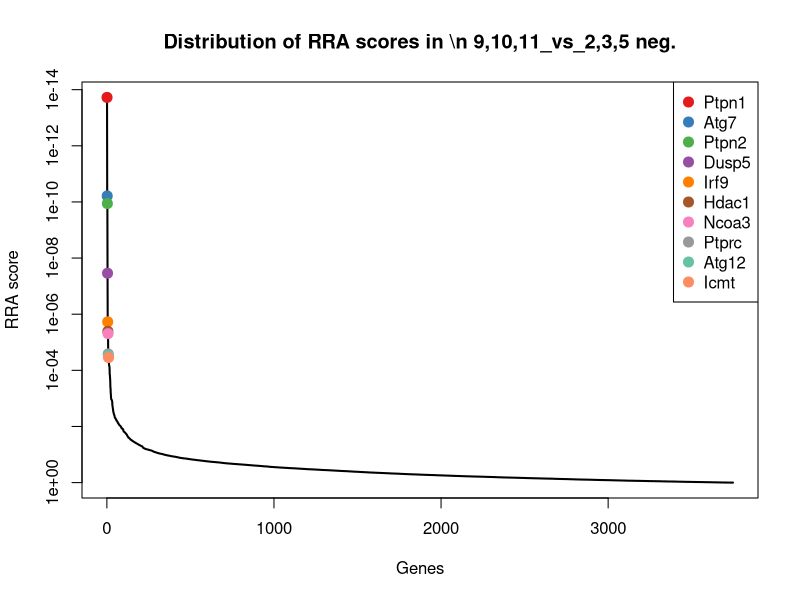
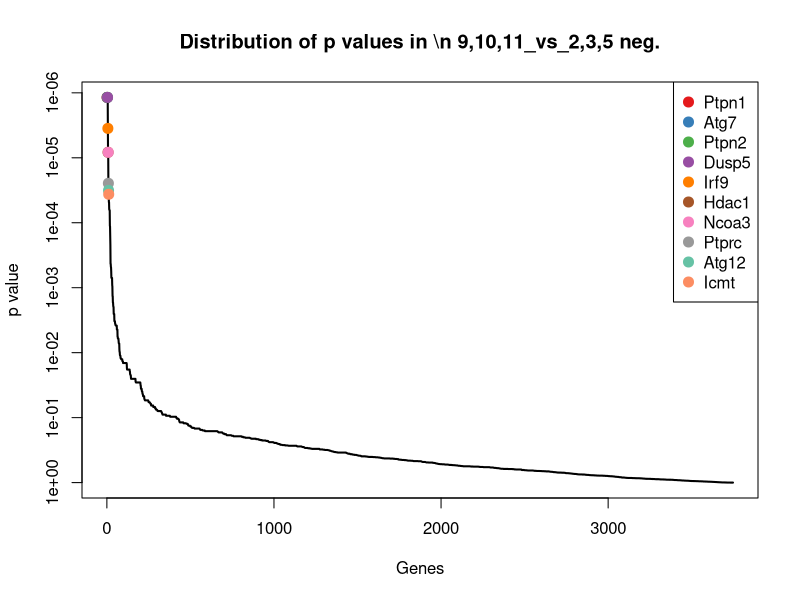
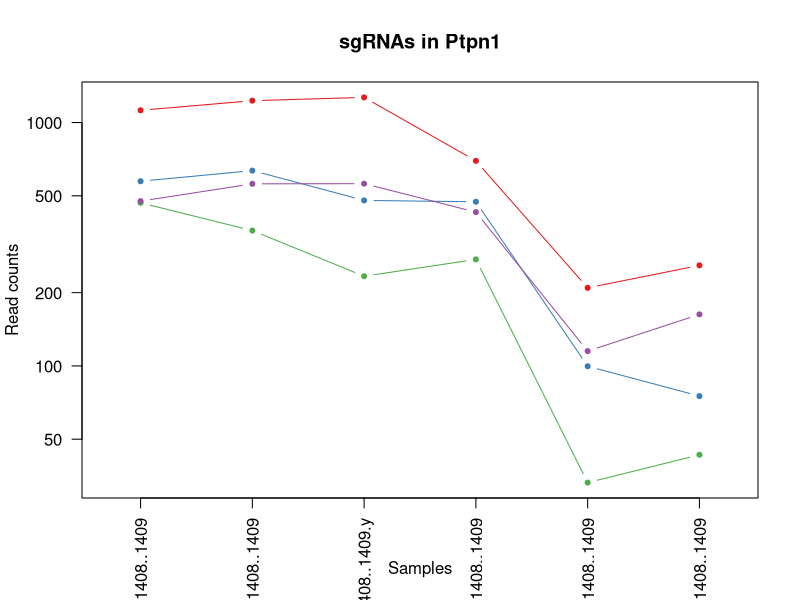
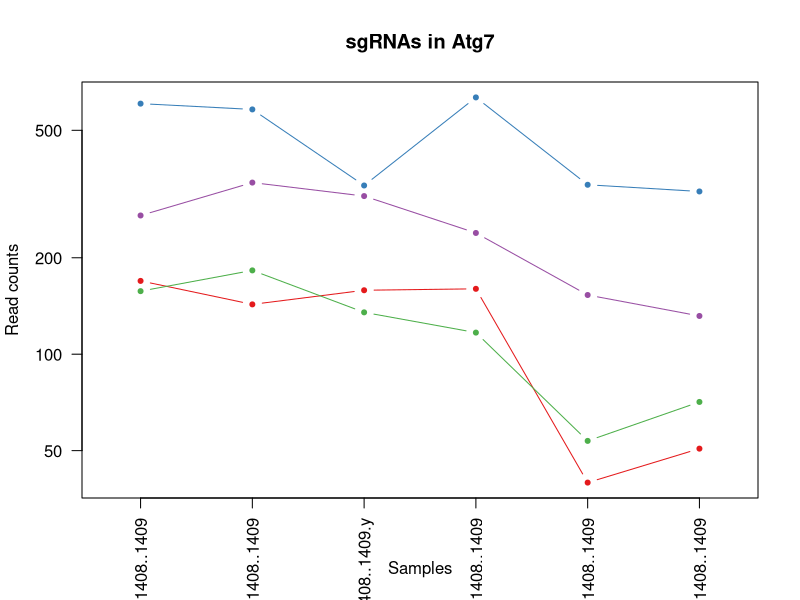
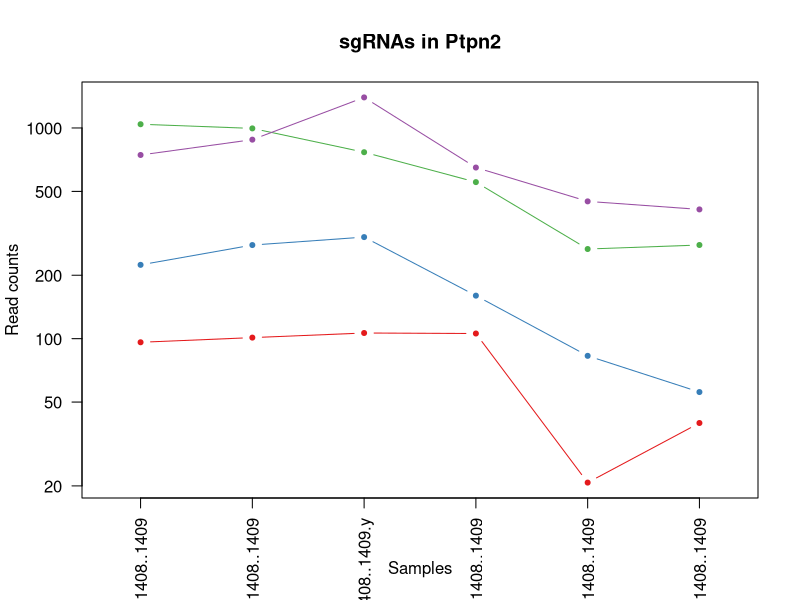
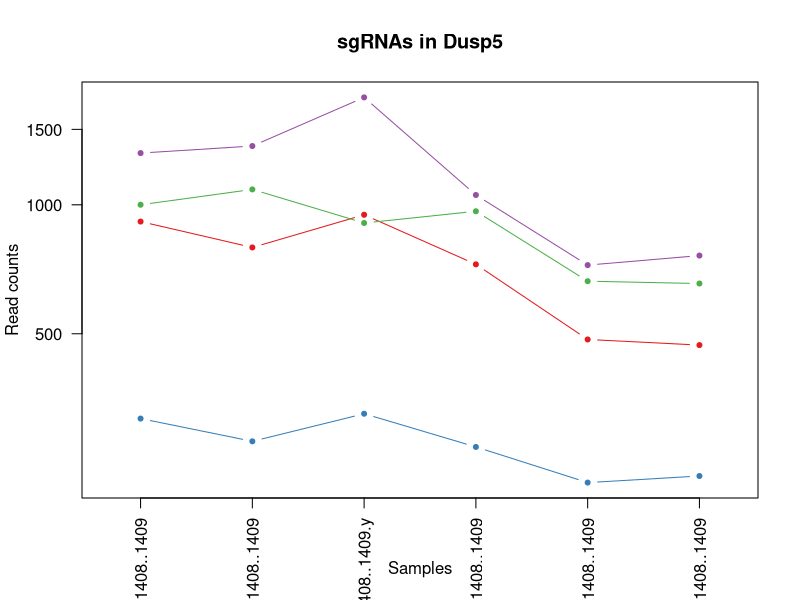
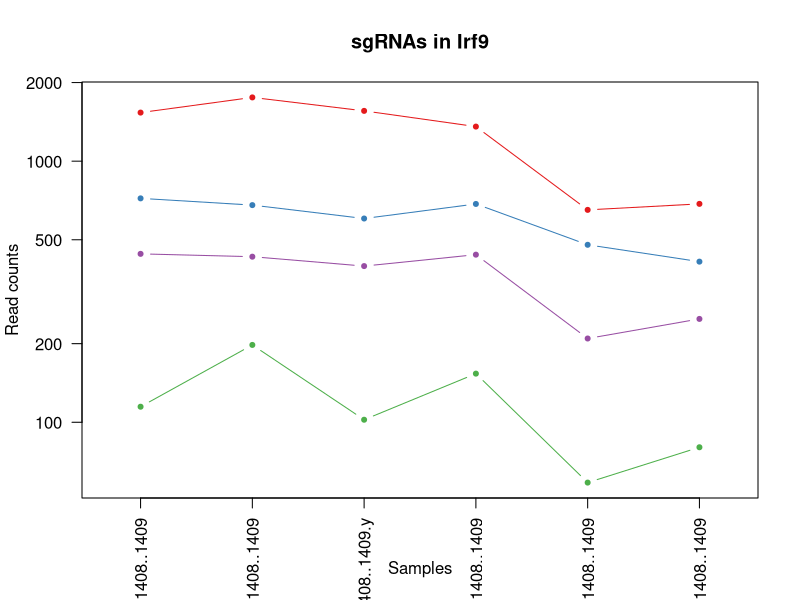
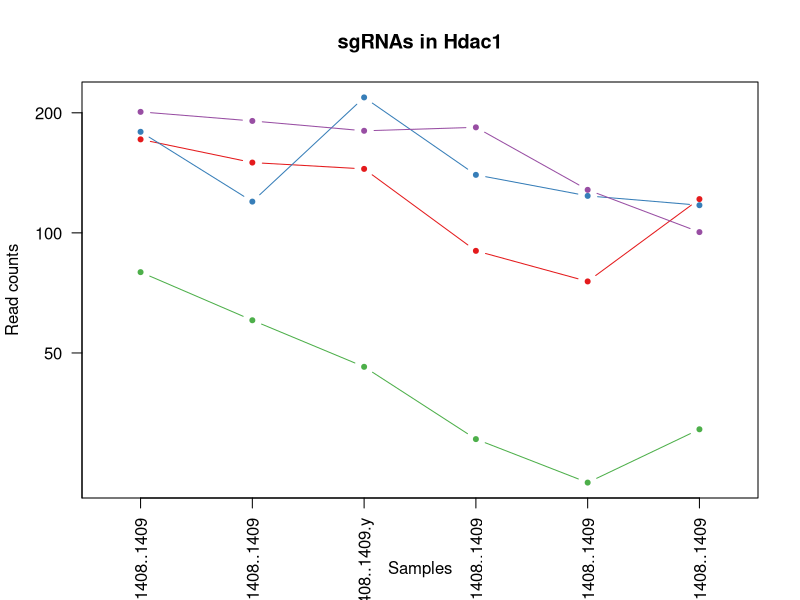

Write R code to recreate these figures, in order. (Note: this script raises an error after producing the figures.)
pdf(file='invitro.poolA_mCD19.CAR_ET.1.10_v_hEGFRv3.CAR_ET.1.10.pdf',width=4.5,height=4.5);
gstable=read.table('invitro.poolA_mCD19.CAR_ET.1.10_v_hEGFRv3.CAR_ET.1.10.gene_summary.txt',header=T)
# 
#
# parameters
# Do not modify the variables beginning with "__"

# gstablename='__GENE_SUMMARY_FILE__'
startindex=3
# outputfile='__OUTPUT_FILE__'
targetgenelist=c("Ptpn1","Atg7","Ptpn2","Dusp5","Irf9","Hdac1","Ncoa3","Ptprc","Atg12","Icmt")
# samplelabel=sub('.\\w+.\\w+$','',colnames(gstable)[startindex]);
samplelabel='9,10,11_vs_2,3,5 neg.'


# You need to write some codes in front of this code:
# gstable=read.table(gstablename,header=T)
# pdf(file=outputfile,width=6,height=6)


# set up color using RColorBrewer
#library(RColorBrewer)
#colors <- brewer.pal(length(targetgenelist), "Set1")

colors=c( "#E41A1C", "#377EB8", "#4DAF4A", "#984EA3", "#FF7F00",  "#A65628", "#F781BF",
          "#999999", "#66C2A5", "#FC8D62", "#8DA0CB", "#E78AC3", "#A6D854", "#FFD92F", "#E5C494", "#B3B3B3", 
          "#8DD3C7", "#FFFFB3", "#BEBADA", "#FB8072", "#80B1D3", "#FDB462", "#B3DE69", "#FCCDE5",
          "#D9D9D9", "#BC80BD", "#CCEBC5", "#FFED6F")

######
# function definition

plotrankedvalues<-function(val, tglist, ...){
  
  plot(val,log='y',ylim=c(max(val),min(val)),type='l',lwd=2, ...)
  if(length(tglist)>0){
    for(i in 1:length(tglist)){
      targetgene=tglist[i];
      tx=which(names(val)==targetgene);ty=val[targetgene];
      points(tx,ty,col=colors[(i %% length(colors)) ],cex=2,pch=20)
      # text(tx+50,ty,targetgene,col=colors[i])
    }
    legend('topright',tglist,pch=20,pt.cex = 2,cex=1,col=colors)
  }
}



plotrandvalues<-function(val,targetgenelist, ...){
  # choose the one with the best distance distribution
  
  mindiffvalue=0;
  randval=val;
  for(i in 1:20){
    randval0=sample(val)
    vindex=sort(which(names(randval0) %in% targetgenelist))
    if(max(vindex)>0.9*length(val)){
      # print('pass...')
      next;
    }
    mindiffind=min(diff(vindex));
    if (mindiffind > mindiffvalue){
      mindiffvalue=mindiffind;
      randval=randval0;
      # print(paste('Diff: ',mindiffvalue))
    }
  }
  plot(randval,log='y',ylim=c(max(randval),min(randval)),pch=20,col='grey', ...)
  
  if(length(targetgenelist)>0){
    for(i in 1:length(targetgenelist)){
      targetgene=targetgenelist[i];
      tx=which(names(randval)==targetgene);ty=randval[targetgene];
      points(tx,ty,col=colors[(i %% length(colors)) ],cex=2,pch=20)
      text(tx+50,ty,targetgene,col=colors[i])
    }
  }
  
}




# set.seed(1235)



pvec=gstable[,startindex]
names(pvec)=gstable[,'id']
pvec=sort(pvec);

plotrankedvalues(pvec,targetgenelist,xlab='Genes',ylab='RRA score',main=paste('Distribution of RRA scores in \\n',samplelabel))

# plotrandvalues(pvec,targetgenelist,xlab='Genes',ylab='RRA score',main=paste('Distribution of RRA scores in \\n',samplelabel))


pvec=gstable[,startindex+1]
names(pvec)=gstable[,'id']
pvec=sort(pvec);

plotrankedvalues(pvec,targetgenelist,xlab='Genes',ylab='p value',main=paste('Distribution of p values in \\n',samplelabel))

# plotrandvalues(pvec,targetgenelist,xlab='Genes',ylab='p value',main=paste('Distribution of p values in \\n',samplelabel))



# you need to write after this code:
# dev.off()






# parameters
# Do not modify the variables beginning with "__"
targetmat=list(c(1121.693674050258,1228.538523393242,1267.1034181177833,694.8058511342025,208.32702197203218,257.90295861599606),c(572.8727925948687,633.483371304193,477.55841568370016,471.47539898392307,98.68122093412052,74.16817110525376),c(466.8257298435285,358.66337934134464,232.6215778401978,272.9594415170081,32.16276830445409,42.141006309803274),c(474.4786106606355,558.955915856641,559.6601490390641,427.3607417690531,114.03163307942815,161.82146422964456))
targetgene="Ptpn1"
collabel=c("In.vitro_Pool.A..1.8._hEGFRv3.CAR_ET.1.10_rep1_1360..1361..1362..1363..1406..1407..1408..1409","In.vitro_Pool.A..1.8._hEGFRv3.CAR_ET.1.10_rep2_1360..1361..1362..1363..1406..1407..1408..1409","In.vitro_Pool.A..1.8._hEGFRv3.CAR_ET.1.10_rep3_1360..1361..1362..1363..1406..1407..1408..1409.y","In.vitro_Pool.A..1.8._mCD19.CAR_ET.1.10_rep1_1360..1361..1362..1363..1406..1407..1408..1409","In.vitro_Pool.A..1.8._mCD19.CAR_ET.1.10_rep2_1360..1361..1362..1363..1406..1407..1408..1409","In.vitro_Pool.A..1.8._mCD19.CAR_ET.1.10_rep3_1360..1361..1362..1363..1406..1407..1408..1409")

# set up color using RColorBrewer
#library(RColorBrewer)
#colors <- brewer.pal(length(targetgenelist), "Set1")

colors=c( "#E41A1C", "#377EB8", "#4DAF4A", "#984EA3", "#FF7F00",  "#A65628", "#F781BF",
          "#999999", "#66C2A5", "#FC8D62", "#8DA0CB", "#E78AC3", "#A6D854", "#FFD92F", "#E5C494", "#B3B3B3", 
          "#8DD3C7", "#FFFFB3", "#BEBADA", "#FB8072", "#80B1D3", "#FDB462", "#B3DE69", "#FCCDE5",
          "#D9D9D9", "#BC80BD", "#CCEBC5", "#FFED6F")


## code

targetmatvec=unlist(targetmat)+1
yrange=range(targetmatvec[targetmatvec>0]);
# yrange[1]=1; # set the minimum value to 1
for(i in 1:length(targetmat)){
  vali=targetmat[[i]]+1;
  if(i==1){
    plot(1:length(vali),vali,type='b',las=1,pch=20,main=paste('sgRNAs in',targetgene),ylab='Read counts',xlab='Samples',xlim=c(0.7,length(vali)+0.3),ylim = yrange,col=colors[(i %% length(colors))],xaxt='n',log='y')
    axis(1,at=1:length(vali),labels=(collabel),las=2)
    # lines(0:100,rep(1,101),col='black');
  }else{
    lines(1:length(vali),vali,type='b',pch=20,col=colors[(i %% length(colors))])
  }
}




# parameters
# Do not modify the variables beginning with "__"
targetmat=list(c(168.36337797635454,142.06796194689625,157.36165559778087,158.9965770452606,38.741516366728796,49.726387445567866),c(604.577584551455,579.916762701265,335.2487445344027,632.31008674647,336.97809518984855,321.11446808070093),c(156.33742240661493,181.6606726534083,134.09949781376108,115.80097518903374,52.62998449819761,69.95407047427344),c(270.03736597506213,342.3604984621926,310.61822452779353,238.03533788856936,152.04217743923755,130.63711956039015))
targetgene="Atg7"
collabel=c("In.vitro_Pool.A..1.8._hEGFRv3.CAR_ET.1.10_rep1_1360..1361..1362..1363..1406..1407..1408..1409","In.vitro_Pool.A..1.8._hEGFRv3.CAR_ET.1.10_rep2_1360..1361..1362..1363..1406..1407..1408..1409","In.vitro_Pool.A..1.8._hEGFRv3.CAR_ET.1.10_rep3_1360..1361..1362..1363..1406..1407..1408..1409.y","In.vitro_Pool.A..1.8._mCD19.CAR_ET.1.10_rep1_1360..1361..1362..1363..1406..1407..1408..1409","In.vitro_Pool.A..1.8._mCD19.CAR_ET.1.10_rep2_1360..1361..1362..1363..1406..1407..1408..1409","In.vitro_Pool.A..1.8._mCD19.CAR_ET.1.10_rep3_1360..1361..1362..1363..1406..1407..1408..1409")

# set up color using RColorBrewer
#library(RColorBrewer)
#colors <- brewer.pal(length(targetgenelist), "Set1")

colors=c( "#E41A1C", "#377EB8", "#4DAF4A", "#984EA3", "#FF7F00",  "#A65628", "#F781BF",
          "#999999", "#66C2A5", "#FC8D62", "#8DA0CB", "#E78AC3", "#A6D854", "#FFD92F", "#E5C494", "#B3B3B3", 
          "#8DD3C7", "#FFFFB3", "#BEBADA", "#FB8072", "#80B1D3", "#FDB462", "#B3DE69", "#FCCDE5",
          "#D9D9D9", "#BC80BD", "#CCEBC5", "#FFED6F")


## code

targetmatvec=unlist(targetmat)+1
yrange=range(targetmatvec[targetmatvec>0]);
# yrange[1]=1; # set the minimum value to 1
for(i in 1:length(targetmat)){
  vali=targetmat[[i]]+1;
  if(i==1){
    plot(1:length(vali),vali,type='b',las=1,pch=20,main=paste('sgRNAs in',targetgene),ylab='Read counts',xlab='Samples',xlim=c(0.7,length(vali)+0.3),ylim = yrange,col=colors[(i %% length(colors))],xaxt='n',log='y')
    axis(1,at=1:length(vali),labels=(collabel),las=2)
    # lines(0:100,rep(1,101),col='black');
  }else{
    lines(1:length(vali),vali,type='b',pch=20,col=colors[(i %% length(colors))])
  }
}




# parameters
# Do not modify the variables beginning with "__"
targetmat=list(c(95.11437586975873,100.14626825764817,105.36389113938371,104.77231088531624,19.736244186824102,38.769725805019014),c(223.02681238426186,277.1489749455845,302.4080511922571,158.9965770452606,81.86886477497406,54.78330820274426),c(1040.7917911265554,994.4757336282737,766.2828446500633,552.3522705445181,265.34283851174627,277.28782151850555),c(743.4227079475395,879.1910759828415,1395.7294670411868,647.9340278434031,447.35486823467966,409.61058133128785))
targetgene="Ptpn2"
collabel=c("In.vitro_Pool.A..1.8._hEGFRv3.CAR_ET.1.10_rep1_1360..1361..1362..1363..1406..1407..1408..1409","In.vitro_Pool.A..1.8._hEGFRv3.CAR_ET.1.10_rep2_1360..1361..1362..1363..1406..1407..1408..1409","In.vitro_Pool.A..1.8._hEGFRv3.CAR_ET.1.10_rep3_1360..1361..1362..1363..1406..1407..1408..1409.y","In.vitro_Pool.A..1.8._mCD19.CAR_ET.1.10_rep1_1360..1361..1362..1363..1406..1407..1408..1409","In.vitro_Pool.A..1.8._mCD19.CAR_ET.1.10_rep2_1360..1361..1362..1363..1406..1407..1408..1409","In.vitro_Pool.A..1.8._mCD19.CAR_ET.1.10_rep3_1360..1361..1362..1363..1406..1407..1408..1409")

# set up color using RColorBrewer
#library(RColorBrewer)
#colors <- brewer.pal(length(targetgenelist), "Set1")

colors=c( "#E41A1C", "#377EB8", "#4DAF4A", "#984EA3", "#FF7F00",  "#A65628", "#F781BF",
          "#999999", "#66C2A5", "#FC8D62", "#8DA0CB", "#E78AC3", "#A6D854", "#FFD92F", "#E5C494", "#B3B3B3", 
          "#8DD3C7", "#FFFFB3", "#BEBADA", "#FB8072", "#80B1D3", "#FDB462", "#B3DE69", "#FCCDE5",
          "#D9D9D9", "#BC80BD", "#CCEBC5", "#FFED6F")


## code

targetmatvec=unlist(targetmat)+1
yrange=range(targetmatvec[targetmatvec>0]);
# yrange[1]=1; # set the minimum value to 1
for(i in 1:length(targetmat)){
  vali=targetmat[[i]]+1;
  if(i==1){
    plot(1:length(vali),vali,type='b',las=1,pch=20,main=paste('sgRNAs in',targetgene),ylab='Read counts',xlab='Samples',xlim=c(0.7,length(vali)+0.3),ylim = yrange,col=colors[(i %% length(colors))],xaxt='n',log='y')
    axis(1,at=1:length(vali),labels=(collabel),las=2)
    # lines(0:100,rep(1,101),col='black');
  }else{
    lines(1:length(vali),vali,type='b',pch=20,col=colors[(i %% length(colors))])
  }
}




# parameters
# Do not modify the variables beginning with "__"
targetmat=list(c(912.8793546120522,794.1831971129774,946.9066580318639,725.1346779694255,483.9034685806502,469.4508102912085),c(315.9546508777043,279.4779579283205,324.3018467536875,271.1213307997219,223.67743411733983,231.77553470391803),c(999.2475809765458,1085.3060699549778,905.855791354182,965.0081265752812,662.2606382689866,654.0284179281468),c(1319.5753066068826,1370.6064853401383,1780.2392515888077,1053.237441005021,722.2003428363782,760.223753828851))
targetgene="Dusp5"
collabel=c("In.vitro_Pool.A..1.8._hEGFRv3.CAR_ET.1.10_rep1_1360..1361..1362..1363..1406..1407..1408..1409","In.vitro_Pool.A..1.8._hEGFRv3.CAR_ET.1.10_rep2_1360..1361..1362..1363..1406..1407..1408..1409","In.vitro_Pool.A..1.8._hEGFRv3.CAR_ET.1.10_rep3_1360..1361..1362..1363..1406..1407..1408..1409.y","In.vitro_Pool.A..1.8._mCD19.CAR_ET.1.10_rep1_1360..1361..1362..1363..1406..1407..1408..1409","In.vitro_Pool.A..1.8._mCD19.CAR_ET.1.10_rep2_1360..1361..1362..1363..1406..1407..1408..1409","In.vitro_Pool.A..1.8._mCD19.CAR_ET.1.10_rep3_1360..1361..1362..1363..1406..1407..1408..1409")

# set up color using RColorBrewer
#library(RColorBrewer)
#colors <- brewer.pal(length(targetgenelist), "Set1")

colors=c( "#E41A1C", "#377EB8", "#4DAF4A", "#984EA3", "#FF7F00",  "#A65628", "#F781BF",
          "#999999", "#66C2A5", "#FC8D62", "#8DA0CB", "#E78AC3", "#A6D854", "#FFD92F", "#E5C494", "#B3B3B3", 
          "#8DD3C7", "#FFFFB3", "#BEBADA", "#FB8072", "#80B1D3", "#FDB462", "#B3DE69", "#FCCDE5",
          "#D9D9D9", "#BC80BD", "#CCEBC5", "#FFED6F")


## code

targetmatvec=unlist(targetmat)+1
yrange=range(targetmatvec[targetmatvec>0]);
# yrange[1]=1; # set the minimum value to 1
for(i in 1:length(targetmat)){
  vali=targetmat[[i]]+1;
  if(i==1){
    plot(1:length(vali),vali,type='b',las=1,pch=20,main=paste('sgRNAs in',targetgene),ylab='Read counts',xlab='Samples',xlim=c(0.7,length(vali)+0.3),ylim = yrange,col=colors[(i %% length(colors))],xaxt='n',log='y')
    axis(1,at=1:length(vali),labels=(collabel),las=2)
    # lines(0:100,rep(1,101),col='black');
  }else{
    lines(1:length(vali),vali,type='b',pch=20,col=colors[(i %% length(colors))])
  }
}




# parameters
# Do not modify the variables beginning with "__"
targetmat=list(c(1533.8559694858793,1753.724186000211,1557.196209306736,1355.6066539986093,649.8341141513566,685.2127625974013),c(719.3707968080603,677.7340479761772,602.0793779393355,684.696242189128,477.3247205183755,411.29622158367994),c(113.69994356844722,196.79906204119234,101.2588044716155,152.56318953475875,57.74678854663349,79.22509186243016),c(440.58728132773297,429.6973603147927,395.4566823283362,437.47035071412745,208.32702197203218,247.78911710164326))
targetgene="Irf9"
collabel=c("In.vitro_Pool.A..1.8._hEGFRv3.CAR_ET.1.10_rep1_1360..1361..1362..1363..1406..1407..1408..1409","In.vitro_Pool.A..1.8._hEGFRv3.CAR_ET.1.10_rep2_1360..1361..1362..1363..1406..1407..1408..1409","In.vitro_Pool.A..1.8._hEGFRv3.CAR_ET.1.10_rep3_1360..1361..1362..1363..1406..1407..1408..1409.y","In.vitro_Pool.A..1.8._mCD19.CAR_ET.1.10_rep1_1360..1361..1362..1363..1406..1407..1408..1409","In.vitro_Pool.A..1.8._mCD19.CAR_ET.1.10_rep2_1360..1361..1362..1363..1406..1407..1408..1409","In.vitro_Pool.A..1.8._mCD19.CAR_ET.1.10_rep3_1360..1361..1362..1363..1406..1407..1408..1409")

# set up color using RColorBrewer
#library(RColorBrewer)
#colors <- brewer.pal(length(targetgenelist), "Set1")

colors=c( "#E41A1C", "#377EB8", "#4DAF4A", "#984EA3", "#FF7F00",  "#A65628", "#F781BF",
          "#999999", "#66C2A5", "#FC8D62", "#8DA0CB", "#E78AC3", "#A6D854", "#FFD92F", "#E5C494", "#B3B3B3", 
          "#8DD3C7", "#FFFFB3", "#BEBADA", "#FB8072", "#80B1D3", "#FDB462", "#B3DE69", "#FCCDE5",
          "#D9D9D9", "#BC80BD", "#CCEBC5", "#FFED6F")


## code

targetmatvec=unlist(targetmat)+1
yrange=range(targetmatvec[targetmatvec>0]);
# yrange[1]=1; # set the minimum value to 1
for(i in 1:length(targetmat)){
  vali=targetmat[[i]]+1;
  if(i==1){
    plot(1:length(vali),vali,type='b',las=1,pch=20,main=paste('sgRNAs in',targetgene),ylab='Read counts',xlab='Samples',xlim=c(0.7,length(vali)+0.3),ylim = yrange,col=colors[(i %% length(colors))],xaxt='n',log='y')
    axis(1,at=1:length(vali),labels=(collabel),las=2)
    # lines(0:100,rep(1,101),col='black');
  }else{
    lines(1:length(vali),vali,type='b',pch=20,col=colors[(i %% length(colors))])
  }
}




# parameters
# Do not modify the variables beginning with "__"
targetmat=list(c(170.54991535267084,149.05491089510426,143.67803337188687,89.14836978838312,74.55914470577994,120.52327804603736),c(178.20279616977786,118.77813211953621,217.5695933917144,138.77735915511187,122.80329716246109,116.30917741505704),c(78.71534554738653,59.389066059768105,45.15595334545016,29.409771476579998,22.660132214501747,31.184344669254422),c(200.06816993294078,189.81211309298433,179.25545115921125,182.89201636998186,127.18912920397756,99.45277489113573))
targetgene="Hdac1"
collabel=c("In.vitro_Pool.A..1.8._hEGFRv3.CAR_ET.1.10_rep1_1360..1361..1362..1363..1406..1407..1408..1409","In.vitro_Pool.A..1.8._hEGFRv3.CAR_ET.1.10_rep2_1360..1361..1362..1363..1406..1407..1408..1409","In.vitro_Pool.A..1.8._hEGFRv3.CAR_ET.1.10_rep3_1360..1361..1362..1363..1406..1407..1408..1409.y","In.vitro_Pool.A..1.8._mCD19.CAR_ET.1.10_rep1_1360..1361..1362..1363..1406..1407..1408..1409","In.vitro_Pool.A..1.8._mCD19.CAR_ET.1.10_rep2_1360..1361..1362..1363..1406..1407..1408..1409","In.vitro_Pool.A..1.8._mCD19.CAR_ET.1.10_rep3_1360..1361..1362..1363..1406..1407..1408..1409")

# set up color using RColorBrewer
#library(RColorBrewer)
#colors <- brewer.pal(length(targetgenelist), "Set1")

colors=c( "#E41A1C", "#377EB8", "#4DAF4A", "#984EA3", "#FF7F00",  "#A65628", "#F781BF",
          "#999999", "#66C2A5", "#FC8D62", "#8DA0CB", "#E78AC3", "#A6D854", "#FFD92F", "#E5C494", "#B3B3B3", 
          "#8DD3C7", "#FFFFB3", "#BEBADA", "#FB8072", "#80B1D3", "#FDB462", "#B3DE69", "#FCCDE5",
          "#D9D9D9", "#BC80BD", "#CCEBC5", "#FFED6F")


## code

targetmatvec=unlist(targetmat)+1
yrange=range(targetmatvec[targetmatvec>0]);
# yrange[1]=1; # set the minimum value to 1
for(i in 1:length(targetmat)){
  vali=targetmat[[i]]+1;
  if(i==1){
    plot(1:length(vali),vali,type='b',las=1,pch=20,main=paste('sgRNAs in',targetgene),ylab='Read counts',xlab='Samples',xlim=c(0.7,length(vali)+0.3),ylim = yrange,col=colors[(i %% length(colors))],xaxt='n',log='y')
    axis(1,at=1:length(vali),labels=(collabel),las=2)
    # lines(0:100,rep(1,101),col='black');
  }else{
    lines(1:length(vali),vali,type='b',pch=20,col=colors[(i %% length(colors))])
  }
}




# parameters
# Do not modify the variables beginning with "__"
targetmat=list(c(277.6902467921692,265.50406003190443,275.0408067404692,255.49738970278872,230.25618217961454,160.97864410344852),c(848.3765020107215,796.5121800957133,777.2297424307785,773.8446119775111,583.3156615216901,536.8764203868938),c(489.78437229484956,344.6894814449286,424.1922890027136,381.4079738368969,256.57117442871333,211.54785167521243),c(425.28151969351893,399.4205815392247,309.24986230520415,325.34559695966624,236.10395823496984,252.84603785881964))
targetgene="Ncoa3"
collabel=c("In.vitro_Pool.A..1.8._hEGFRv3.CAR_ET.1.10_rep1_1360..1361..1362..1363..1406..1407..1408..1409","In.vitro_Pool.A..1.8._hEGFRv3.CAR_ET.1.10_rep2_1360..1361..1362..1363..1406..1407..1408..1409","In.vitro_Pool.A..1.8._hEGFRv3.CAR_ET.1.10_rep3_1360..1361..1362..1363..1406..1407..1408..1409.y","In.vitro_Pool.A..1.8._mCD19.CAR_ET.1.10_rep1_1360..1361..1362..1363..1406..1407..1408..1409","In.vitro_Pool.A..1.8._mCD19.CAR_ET.1.10_rep2_1360..1361..1362..1363..1406..1407..1408..1409","In.vitro_Pool.A..1.8._mCD19.CAR_ET.1.10_rep3_1360..1361..1362..1363..1406..1407..1408..1409")

# set up color using RColorBrewer
#library(RColorBrewer)
#colors <- brewer.pal(length(targetgenelist), "Set1")

colors=c( "#E41A1C", "#377EB8", "#4DAF4A", "#984EA3", "#FF7F00",  "#A65628", "#F781BF",
          "#999999", "#66C2A5", "#FC8D62", "#8DA0CB", "#E78AC3", "#A6D854", "#FFD92F", "#E5C494", "#B3B3B3", 
          "#8DD3C7", "#FFFFB3", "#BEBADA", "#FB8072", "#80B1D3", "#FDB462", "#B3DE69", "#FCCDE5",
          "#D9D9D9", "#BC80BD", "#CCEBC5", "#FFED6F")


## code

targetmatvec=unlist(targetmat)+1
yrange=range(targetmatvec[targetmatvec>0]);
# yrange[1]=1; # set the minimum value to 1
for(i in 1:length(targetmat)){
  vali=targetmat[[i]]+1;
  if(i==1){
    plot(1:length(vali),vali,type='b',las=1,pch=20,main=paste('sgRNAs in',targetgene),ylab='Read counts',xlab='Samples',xlim=c(0.7,length(vali)+0.3),ylim = yrange,col=colors[(i %% length(colors))],xaxt='n',log='y')
    axis(1,at=1:length(vali),labels=(collabel),las=2)
    # lines(0:100,rep(1,101),col='black');
  }else{
    lines(1:length(vali),vali,type='b',pch=20,col=colors[(i %% length(colors))])
  }
}




# parameters
# Do not modify the variables beginning with "__"
targetmat=list(c(788.2467241620235,751.0970119323613,1137.1090069717904,833.5832102893144,536.5334530788479,712.1830066356754),c(184.76240829872674,135.08101299868824,131.36277336858228,170.0252413489781,79.67594875421582,71.63971072666557),c(698.5986917330555,782.5382821992973,758.0726713145269,597.3859831180312,434.9283441170497,375.89777628344524),c(481.0382227895844,423.87490285795275,394.08832010574685,420.9273542585512,296.77463480928094,271.38808063513306))
targetgene="Ptprc"
collabel=c("In.vitro_Pool.A..1.8._hEGFRv3.CAR_ET.1.10_rep1_1360..1361..1362..1363..1406..1407..1408..1409","In.vitro_Pool.A..1.8._hEGFRv3.CAR_ET.1.10_rep2_1360..1361..1362..1363..1406..1407..1408..1409","In.vitro_Pool.A..1.8._hEGFRv3.CAR_ET.1.10_rep3_1360..1361..1362..1363..1406..1407..1408..1409.y","In.vitro_Pool.A..1.8._mCD19.CAR_ET.1.10_rep1_1360..1361..1362..1363..1406..1407..1408..1409","In.vitro_Pool.A..1.8._mCD19.CAR_ET.1.10_rep2_1360..1361..1362..1363..1406..1407..1408..1409","In.vitro_Pool.A..1.8._mCD19.CAR_ET.1.10_rep3_1360..1361..1362..1363..1406..1407..1408..1409")

# set up color using RColorBrewer
#library(RColorBrewer)
#colors <- brewer.pal(length(targetgenelist), "Set1")

colors=c( "#E41A1C", "#377EB8", "#4DAF4A", "#984EA3", "#FF7F00",  "#A65628", "#F781BF",
          "#999999", "#66C2A5", "#FC8D62", "#8DA0CB", "#E78AC3", "#A6D854", "#FFD92F", "#E5C494", "#B3B3B3", 
          "#8DD3C7", "#FFFFB3", "#BEBADA", "#FB8072", "#80B1D3", "#FDB462", "#B3DE69", "#FCCDE5",
          "#D9D9D9", "#BC80BD", "#CCEBC5", "#FFED6F")


## code

targetmatvec=unlist(targetmat)+1
yrange=range(targetmatvec[targetmatvec>0]);
# yrange[1]=1; # set the minimum value to 1
for(i in 1:length(targetmat)){
  vali=targetmat[[i]]+1;
  if(i==1){
    plot(1:length(vali),vali,type='b',las=1,pch=20,main=paste('sgRNAs in',targetgene),ylab='Read counts',xlab='Samples',xlim=c(0.7,length(vali)+0.3),ylim = yrange,col=colors[(i %% length(colors))],xaxt='n',log='y')
    axis(1,at=1:length(vali),labels=(collabel),las=2)
    # lines(0:100,rep(1,101),col='black');
  }else{
    lines(1:length(vali),vali,type='b',pch=20,col=colors[(i %% length(colors))])
  }
}




# parameters
# Do not modify the variables beginning with "__"
targetmat=list(c(102.76725668686576,142.06796194689625,113.57406447492009,154.401300252045,65.0565086158276,39.61254593121508),c(107.14033143949834,58.2245745684001,136.83622225893987,57.90048759451687,89.17858484416817,99.45277489113573),c(196.78836386846635,195.63457054982433,95.78535558125792,120.39625198224937,100.87413695487875,145.80788183191933),c(264.57102253427144,241.04973871317642,320.1967600859193,255.49738970278872,98.68122093412052,162.66428435584064))
targetgene="Atg12"
collabel=c("In.vitro_Pool.A..1.8._hEGFRv3.CAR_ET.1.10_rep1_1360..1361..1362..1363..1406..1407..1408..1409","In.vitro_Pool.A..1.8._hEGFRv3.CAR_ET.1.10_rep2_1360..1361..1362..1363..1406..1407..1408..1409","In.vitro_Pool.A..1.8._hEGFRv3.CAR_ET.1.10_rep3_1360..1361..1362..1363..1406..1407..1408..1409.y","In.vitro_Pool.A..1.8._mCD19.CAR_ET.1.10_rep1_1360..1361..1362..1363..1406..1407..1408..1409","In.vitro_Pool.A..1.8._mCD19.CAR_ET.1.10_rep2_1360..1361..1362..1363..1406..1407..1408..1409","In.vitro_Pool.A..1.8._mCD19.CAR_ET.1.10_rep3_1360..1361..1362..1363..1406..1407..1408..1409")

# set up color using RColorBrewer
#library(RColorBrewer)
#colors <- brewer.pal(length(targetgenelist), "Set1")

colors=c( "#E41A1C", "#377EB8", "#4DAF4A", "#984EA3", "#FF7F00",  "#A65628", "#F781BF",
          "#999999", "#66C2A5", "#FC8D62", "#8DA0CB", "#E78AC3", "#A6D854", "#FFD92F", "#E5C494", "#B3B3B3", 
          "#8DD3C7", "#FFFFB3", "#BEBADA", "#FB8072", "#80B1D3", "#FDB462", "#B3DE69", "#FCCDE5",
          "#D9D9D9", "#BC80BD", "#CCEBC5", "#FFED6F")


## code

targetmatvec=unlist(targetmat)+1
yrange=range(targetmatvec[targetmatvec>0]);
# yrange[1]=1; # set the minimum value to 1
for(i in 1:length(targetmat)){
  vali=targetmat[[i]]+1;
  if(i==1){
    plot(1:length(vali),vali,type='b',las=1,pch=20,main=paste('sgRNAs in',targetgene),ylab='Read counts',xlab='Samples',xlim=c(0.7,length(vali)+0.3),ylim = yrange,col=colors[(i %% length(colors))],xaxt='n',log='y')
    axis(1,at=1:length(vali),labels=(collabel),las=2)
    # lines(0:100,rep(1,101),col='black');
  }else{
    lines(1:length(vali),vali,type='b',pch=20,col=colors[(i %% length(colors))])
  }
}




# parameters
# Do not modify the variables beginning with "__"
targetmat=list(c(237.23930533031776,279.4779579283205,255.88373562421756,229.76383966078123,139.61565332160754,150.02198246289967),c(113.69994356844722,115.2846576454322,106.73225336197311,114.88191983039061,93.56441688568464,41.29818618360721),c(680.013124034367,738.2876055273133,1211.000566991618,774.7636673361543,528.4927610027344,541.9333411440701),c(307.2085013724391,301.6032962643125,322.9334845310981,286.74527189665497,199.55535788899925,210.70503154901638))
targetgene="Icmt"
collabel=c("In.vitro_Pool.A..1.8._hEGFRv3.CAR_ET.1.10_rep1_1360..1361..1362..1363..1406..1407..1408..1409","In.vitro_Pool.A..1.8._hEGFRv3.CAR_ET.1.10_rep2_1360..1361..1362..1363..1406..1407..1408..1409","In.vitro_Pool.A..1.8._hEGFRv3.CAR_ET.1.10_rep3_1360..1361..1362..1363..1406..1407..1408..1409.y","In.vitro_Pool.A..1.8._mCD19.CAR_ET.1.10_rep1_1360..1361..1362..1363..1406..1407..1408..1409","In.vitro_Pool.A..1.8._mCD19.CAR_ET.1.10_rep2_1360..1361..1362..1363..1406..1407..1408..1409","In.vitro_Pool.A..1.8._mCD19.CAR_ET.1.10_rep3_1360..1361..1362..1363..1406..1407..1408..1409")

# set up color using RColorBrewer
#library(RColorBrewer)
#colors <- brewer.pal(length(targetgenelist), "Set1")

colors=c( "#E41A1C", "#377EB8", "#4DAF4A", "#984EA3", "#FF7F00",  "#A65628", "#F781BF",
          "#999999", "#66C2A5", "#FC8D62", "#8DA0CB", "#E78AC3", "#A6D854", "#FFD92F", "#E5C494", "#B3B3B3", 
          "#8DD3C7", "#FFFFB3", "#BEBADA", "#FB8072", "#80B1D3", "#FDB462", "#B3DE69", "#FCCDE5",
          "#D9D9D9", "#BC80BD", "#CCEBC5", "#FFED6F")


## code

targetmatvec=unlist(targetmat)+1
yrange=range(targetmatvec[targetmatvec>0]);
# yrange[1]=1; # set the minimum value to 1
for(i in 1:length(targetmat)){
  vali=targetmat[[i]]+1;
  if(i==1){
    plot(1:length(vali),vali,type='b',las=1,pch=20,main=paste('sgRNAs in',targetgene),ylab='Read counts',xlab='Samples',xlim=c(0.7,length(vali)+0.3),ylim = yrange,col=colors[(i %% length(colors))],xaxt='n',log='y')
    axis(1,at=1:length(vali),labels=(collabel),las=2)
    # lines(0:100,rep(1,101),col='black');
  }else{
    lines(1:length(vali),vali,type='b',pch=20,col=colors[(i %% length(colors))])
  }
}



# 
#
# parameters
# Do not modify the variables beginning with "__"

# gstablename='__GENE_SUMMARY_FILE__'
startindex=9
# outputfile='__OUTPUT_FILE__'
targetgenelist=c("Jak2","Ifngr2","Ifngr1","Stat1","Jak1","Tsc1","Tsc2","Nprl3","Med16","Nprl2")
# samplelabel=sub('.\\w+.\\w+$','',colnames(gstable)[startindex]);
samplelabel='9,10,11_vs_2,3,5 pos.'


# You need to write some codes in front of this code:
# gstable=read.table(gstablename,header=T)
# pdf(file=outputfile,width=6,height=6)


# set up color using RColorBrewer
#library(RColorBrewer)
#colors <- brewer.pal(length(targetgenelist), "Set1")

colors=c( "#E41A1C", "#377EB8", "#4DAF4A", "#984EA3", "#FF7F00",  "#A65628", "#F781BF",
          "#999999", "#66C2A5", "#FC8D62", "#8DA0CB", "#E78AC3", "#A6D854", "#FFD92F", "#E5C494", "#B3B3B3", 
          "#8DD3C7", "#FFFFB3", "#BEBADA", "#FB8072", "#80B1D3", "#FDB462", "#B3DE69", "#FCCDE5",
          "#D9D9D9", "#BC80BD", "#CCEBC5", "#FFED6F")

######
# function definition

plotrankedvalues<-function(val, tglist, ...){
  
  plot(val,log='y',ylim=c(max(val),min(val)),type='l',lwd=2, ...)
  if(length(tglist)>0){
    for(i in 1:length(tglist)){
      targetgene=tglist[i];
      tx=which(names(val)==targetgene);ty=val[targetgene];
      points(tx,ty,col=colors[(i %% length(colors)) ],cex=2,pch=20)
      # text(tx+50,ty,targetgene,col=colors[i])
    }
    legend('topright',tglist,pch=20,pt.cex = 2,cex=1,col=colors)
  }
}



plotrandvalues<-function(val,targetgenelist, ...){
  # choose the one with the best distance distribution
  
  mindiffvalue=0;
  randval=val;
  for(i in 1:20){
    randval0=sample(val)
    vindex=sort(which(names(randval0) %in% targetgenelist))
    if(max(vindex)>0.9*length(val)){
      # print('pass...')
      next;
    }
    mindiffind=min(diff(vindex));
    if (mindiffind > mindiffvalue){
      mindiffvalue=mindiffind;
      randval=randval0;
      # print(paste('Diff: ',mindiffvalue))
    }
  }
  plot(randval,log='y',ylim=c(max(randval),min(randval)),pch=20,col='grey', ...)
  
  if(length(targetgenelist)>0){
    for(i in 1:length(targetgenelist)){
      targetgene=targetgenelist[i];
      tx=which(names(randval)==targetgene);ty=randval[targetgene];
      points(tx,ty,col=colors[(i %% length(colors)) ],cex=2,pch=20)
      text(tx+50,ty,targetgene,col=colors[i])
    }
  }
  
}




# set.seed(1235)



pvec=gstable[,startindex]
names(pvec)=gstable[,'id']
pvec=sort(pvec);

plotrankedvalues(pvec,targetgenelist,xlab='Genes',ylab='RRA score',main=paste('Distribution of RRA scores in \\n',samplelabel))

# plotrandvalues(pvec,targetgenelist,xlab='Genes',ylab='RRA score',main=paste('Distribution of RRA scores in \\n',samplelabel))


pvec=gstable[,startindex+1]
names(pvec)=gstable[,'id']
pvec=sort(pvec);

plotrankedvalues(pvec,targetgenelist,xlab='Genes',ylab='p value',main=paste('Distribution of p values in \\n',samplelabel))

# plotrandvalues(pvec,targetgenelist,xlab='Genes',ylab='p value',main=paste('Distribution of p values in \\n',samplelabel))



# you need to write after this code:
# dev.off()






# parameters
# Do not modify the variables beginning with "__"
targetmat=list(c(1016.7398799870762,961.8699718699696,934.5913980285594,1302.3014431973081,9145.190778568754,9094.029161655546),c(297.36908317901583,244.54321318728043,376.29961121208464,334.5361505460975,2662.200049200496,2625.3846931007442),c(284.24985892111806,374.9662602204966,368.0894378765483,461.36579003884873,4064.2043584719263,3420.1640721036338),c(340.0065620171835,231.7338067822324,287.35606674377374,331.7789844701681,2678.2814333527226,3044.2662958201886))
targetgene="Jak2"
collabel=c("In.vitro_Pool.A..1.8._hEGFRv3.CAR_ET.1.10_rep1_1360..1361..1362..1363..1406..1407..1408..1409","In.vitro_Pool.A..1.8._hEGFRv3.CAR_ET.1.10_rep2_1360..1361..1362..1363..1406..1407..1408..1409","In.vitro_Pool.A..1.8._hEGFRv3.CAR_ET.1.10_rep3_1360..1361..1362..1363..1406..1407..1408..1409.y","In.vitro_Pool.A..1.8._mCD19.CAR_ET.1.10_rep1_1360..1361..1362..1363..1406..1407..1408..1409","In.vitro_Pool.A..1.8._mCD19.CAR_ET.1.10_rep2_1360..1361..1362..1363..1406..1407..1408..1409","In.vitro_Pool.A..1.8._mCD19.CAR_ET.1.10_rep3_1360..1361..1362..1363..1406..1407..1408..1409")

# set up color using RColorBrewer
#library(RColorBrewer)
#colors <- brewer.pal(length(targetgenelist), "Set1")

colors=c( "#E41A1C", "#377EB8", "#4DAF4A", "#984EA3", "#FF7F00",  "#A65628", "#F781BF",
          "#999999", "#66C2A5", "#FC8D62", "#8DA0CB", "#E78AC3", "#A6D854", "#FFD92F", "#E5C494", "#B3B3B3", 
          "#8DD3C7", "#FFFFB3", "#BEBADA", "#FB8072", "#80B1D3", "#FDB462", "#B3DE69", "#FCCDE5",
          "#D9D9D9", "#BC80BD", "#CCEBC5", "#FFED6F")


## code

targetmatvec=unlist(targetmat)+1
yrange=range(targetmatvec[targetmatvec>0]);
# yrange[1]=1; # set the minimum value to 1
for(i in 1:length(targetmat)){
  vali=targetmat[[i]]+1;
  if(i==1){
    plot(1:length(vali),vali,type='b',las=1,pch=20,main=paste('sgRNAs in',targetgene),ylab='Read counts',xlab='Samples',xlim=c(0.7,length(vali)+0.3),ylim = yrange,col=colors[(i %% length(colors))],xaxt='n',log='y')
    axis(1,at=1:length(vali),labels=(collabel),las=2)
    # lines(0:100,rep(1,101),col='black');
  }else{
    lines(1:length(vali),vali,type='b',pch=20,col=colors[(i %% length(colors))])
  }
}




# parameters
# Do not modify the variables beginning with "__"
targetmat=list(c(366.24501053297905,450.6582071594168,503.5572979128988,536.728329447585,4099.291014804058,3721.893677281825),c(215.37393156715484,171.1802492310963,209.359420056178,250.9021129095731,2025.5234311736886,1943.543211008127),c(230.67969320136888,175.8382151965683,270.935720072701,261.9307772132906,1964.8527545993775,1617.3718221702497),c(426.3747883816771,518.1987136587609,782.703191321136,576.2477098692393,3793.013743904825,3459.776618034849))
targetgene="Ifngr2"
collabel=c("In.vitro_Pool.A..1.8._hEGFRv3.CAR_ET.1.10_rep1_1360..1361..1362..1363..1406..1407..1408..1409","In.vitro_Pool.A..1.8._hEGFRv3.CAR_ET.1.10_rep2_1360..1361..1362..1363..1406..1407..1408..1409","In.vitro_Pool.A..1.8._hEGFRv3.CAR_ET.1.10_rep3_1360..1361..1362..1363..1406..1407..1408..1409.y","In.vitro_Pool.A..1.8._mCD19.CAR_ET.1.10_rep1_1360..1361..1362..1363..1406..1407..1408..1409","In.vitro_Pool.A..1.8._mCD19.CAR_ET.1.10_rep2_1360..1361..1362..1363..1406..1407..1408..1409","In.vitro_Pool.A..1.8._mCD19.CAR_ET.1.10_rep3_1360..1361..1362..1363..1406..1407..1408..1409")

# set up color using RColorBrewer
#library(RColorBrewer)
#colors <- brewer.pal(length(targetgenelist), "Set1")

colors=c( "#E41A1C", "#377EB8", "#4DAF4A", "#984EA3", "#FF7F00",  "#A65628", "#F781BF",
          "#999999", "#66C2A5", "#FC8D62", "#8DA0CB", "#E78AC3", "#A6D854", "#FFD92F", "#E5C494", "#B3B3B3", 
          "#8DD3C7", "#FFFFB3", "#BEBADA", "#FB8072", "#80B1D3", "#FDB462", "#B3DE69", "#FCCDE5",
          "#D9D9D9", "#BC80BD", "#CCEBC5", "#FFED6F")


## code

targetmatvec=unlist(targetmat)+1
yrange=range(targetmatvec[targetmatvec>0]);
# yrange[1]=1; # set the minimum value to 1
for(i in 1:length(targetmat)){
  vali=targetmat[[i]]+1;
  if(i==1){
    plot(1:length(vali),vali,type='b',las=1,pch=20,main=paste('sgRNAs in',targetgene),ylab='Read counts',xlab='Samples',xlim=c(0.7,length(vali)+0.3),ylim = yrange,col=colors[(i %% length(colors))],xaxt='n',log='y')
    axis(1,at=1:length(vali),labels=(collabel),las=2)
    # lines(0:100,rep(1,101),col='black');
  }else{
    lines(1:length(vali),vali,type='b',pch=20,col=colors[(i %% length(colors))])
  }
}




# parameters
# Do not modify the variables beginning with "__"
targetmat=list(c(534.6083885093336,602.042101037257,428.2973756704818,625.8766992359681,5132.154460581186,5994.979557632614),c(333.44694988823466,491.4154093572968,420.0872023349454,455.85145788699,3182.6521181271164,4193.872947951622),c(109.32686881581463,166.52228326562428,236.72666450796598,157.15846632797437,1334.754884634845,1215.3466219747265),c(397.9498024895653,287.6293983678965,358.5109023184225,390.5985274233281,3239.6679346668307,4059.8645478864473))
targetgene="Ifngr1"
collabel=c("In.vitro_Pool.A..1.8._hEGFRv3.CAR_ET.1.10_rep1_1360..1361..1362..1363..1406..1407..1408..1409","In.vitro_Pool.A..1.8._hEGFRv3.CAR_ET.1.10_rep2_1360..1361..1362..1363..1406..1407..1408..1409","In.vitro_Pool.A..1.8._hEGFRv3.CAR_ET.1.10_rep3_1360..1361..1362..1363..1406..1407..1408..1409.y","In.vitro_Pool.A..1.8._mCD19.CAR_ET.1.10_rep1_1360..1361..1362..1363..1406..1407..1408..1409","In.vitro_Pool.A..1.8._mCD19.CAR_ET.1.10_rep2_1360..1361..1362..1363..1406..1407..1408..1409","In.vitro_Pool.A..1.8._mCD19.CAR_ET.1.10_rep3_1360..1361..1362..1363..1406..1407..1408..1409")

# set up color using RColorBrewer
#library(RColorBrewer)
#colors <- brewer.pal(length(targetgenelist), "Set1")

colors=c( "#E41A1C", "#377EB8", "#4DAF4A", "#984EA3", "#FF7F00",  "#A65628", "#F781BF",
          "#999999", "#66C2A5", "#FC8D62", "#8DA0CB", "#E78AC3", "#A6D854", "#FFD92F", "#E5C494", "#B3B3B3", 
          "#8DD3C7", "#FFFFB3", "#BEBADA", "#FB8072", "#80B1D3", "#FDB462", "#B3DE69", "#FCCDE5",
          "#D9D9D9", "#BC80BD", "#CCEBC5", "#FFED6F")


## code

targetmatvec=unlist(targetmat)+1
yrange=range(targetmatvec[targetmatvec>0]);
# yrange[1]=1; # set the minimum value to 1
for(i in 1:length(targetmat)){
  vali=targetmat[[i]]+1;
  if(i==1){
    plot(1:length(vali),vali,type='b',las=1,pch=20,main=paste('sgRNAs in',targetgene),ylab='Read counts',xlab='Samples',xlim=c(0.7,length(vali)+0.3),ylim = yrange,col=colors[(i %% length(colors))],xaxt='n',log='y')
    axis(1,at=1:length(vali),labels=(collabel),las=2)
    # lines(0:100,rep(1,101),col='black');
  }else{
    lines(1:length(vali),vali,type='b',pch=20,col=colors[(i %% length(colors))])
  }
}




# parameters
# Do not modify the variables beginning with "__"
targetmat=list(c(85.27495767633542,104.80423422312018,168.30855337849604,140.6154698723981,1439.2838816243207,1541.5180108126037),c(720.4640654962185,723.1492161395292,845.6478535602484,945.7079640437755,8700.028826354832,8740.887528779394),c(127.91243651450313,153.71287686057627,218.9379556143038,136.0201930791825,1077.452738199212,1015.598252066259),c(549.9141501435477,503.0603242709769,355.7741778732437,561.5428241309494,3178.2662860856,3838.2028546968822))
targetgene="Stat1"
collabel=c("In.vitro_Pool.A..1.8._hEGFRv3.CAR_ET.1.10_rep1_1360..1361..1362..1363..1406..1407..1408..1409","In.vitro_Pool.A..1.8._hEGFRv3.CAR_ET.1.10_rep2_1360..1361..1362..1363..1406..1407..1408..1409","In.vitro_Pool.A..1.8._hEGFRv3.CAR_ET.1.10_rep3_1360..1361..1362..1363..1406..1407..1408..1409.y","In.vitro_Pool.A..1.8._mCD19.CAR_ET.1.10_rep1_1360..1361..1362..1363..1406..1407..1408..1409","In.vitro_Pool.A..1.8._mCD19.CAR_ET.1.10_rep2_1360..1361..1362..1363..1406..1407..1408..1409","In.vitro_Pool.A..1.8._mCD19.CAR_ET.1.10_rep3_1360..1361..1362..1363..1406..1407..1408..1409")

# set up color using RColorBrewer
#library(RColorBrewer)
#colors <- brewer.pal(length(targetgenelist), "Set1")

colors=c( "#E41A1C", "#377EB8", "#4DAF4A", "#984EA3", "#FF7F00",  "#A65628", "#F781BF",
          "#999999", "#66C2A5", "#FC8D62", "#8DA0CB", "#E78AC3", "#A6D854", "#FFD92F", "#E5C494", "#B3B3B3", 
          "#8DD3C7", "#FFFFB3", "#BEBADA", "#FB8072", "#80B1D3", "#FDB462", "#B3DE69", "#FCCDE5",
          "#D9D9D9", "#BC80BD", "#CCEBC5", "#FFED6F")


## code

targetmatvec=unlist(targetmat)+1
yrange=range(targetmatvec[targetmatvec>0]);
# yrange[1]=1; # set the minimum value to 1
for(i in 1:length(targetmat)){
  vali=targetmat[[i]]+1;
  if(i==1){
    plot(1:length(vali),vali,type='b',las=1,pch=20,main=paste('sgRNAs in',targetgene),ylab='Read counts',xlab='Samples',xlim=c(0.7,length(vali)+0.3),ylim = yrange,col=colors[(i %% length(colors))],xaxt='n',log='y')
    axis(1,at=1:length(vali),labels=(collabel),las=2)
    # lines(0:100,rep(1,101),col='black');
  }else{
    lines(1:length(vali),vali,type='b',pch=20,col=colors[(i %% length(colors))])
  }
}




# parameters
# Do not modify the variables beginning with "__"
targetmat=list(c(858.2159202041449,662.5956585883931,978.3789891514201,889.6455871665449,2594.95062456391,2519.18935720004),c(198.97490124478264,168.8512662483603,103.99552891679431,203.1112342601306,1260.195739929065,1313.11375661347),c(741.2361705712233,705.6818437690092,771.7562935404209,961.3319051407087,6338.258271998215,7173.242094054714),c(894.2937869133638,1046.8778507398338,937.3281224737382,1114.8141500341105,7067.768334903787,7338.434838789142))
targetgene="Jak1"
collabel=c("In.vitro_Pool.A..1.8._hEGFRv3.CAR_ET.1.10_rep1_1360..1361..1362..1363..1406..1407..1408..1409","In.vitro_Pool.A..1.8._hEGFRv3.CAR_ET.1.10_rep2_1360..1361..1362..1363..1406..1407..1408..1409","In.vitro_Pool.A..1.8._hEGFRv3.CAR_ET.1.10_rep3_1360..1361..1362..1363..1406..1407..1408..1409.y","In.vitro_Pool.A..1.8._mCD19.CAR_ET.1.10_rep1_1360..1361..1362..1363..1406..1407..1408..1409","In.vitro_Pool.A..1.8._mCD19.CAR_ET.1.10_rep2_1360..1361..1362..1363..1406..1407..1408..1409","In.vitro_Pool.A..1.8._mCD19.CAR_ET.1.10_rep3_1360..1361..1362..1363..1406..1407..1408..1409")

# set up color using RColorBrewer
#library(RColorBrewer)
#colors <- brewer.pal(length(targetgenelist), "Set1")

colors=c( "#E41A1C", "#377EB8", "#4DAF4A", "#984EA3", "#FF7F00",  "#A65628", "#F781BF",
          "#999999", "#66C2A5", "#FC8D62", "#8DA0CB", "#E78AC3", "#A6D854", "#FFD92F", "#E5C494", "#B3B3B3", 
          "#8DD3C7", "#FFFFB3", "#BEBADA", "#FB8072", "#80B1D3", "#FDB462", "#B3DE69", "#FCCDE5",
          "#D9D9D9", "#BC80BD", "#CCEBC5", "#FFED6F")


## code

targetmatvec=unlist(targetmat)+1
yrange=range(targetmatvec[targetmatvec>0]);
# yrange[1]=1; # set the minimum value to 1
for(i in 1:length(targetmat)){
  vali=targetmat[[i]]+1;
  if(i==1){
    plot(1:length(vali),vali,type='b',las=1,pch=20,main=paste('sgRNAs in',targetgene),ylab='Read counts',xlab='Samples',xlim=c(0.7,length(vali)+0.3),ylim = yrange,col=colors[(i %% length(colors))],xaxt='n',log='y')
    axis(1,at=1:length(vali),labels=(collabel),las=2)
    # lines(0:100,rep(1,101),col='black');
  }else{
    lines(1:length(vali),vali,type='b',pch=20,col=colors[(i %% length(colors))])
  }
}




# parameters
# Do not modify the variables beginning with "__"
targetmat=list(c(176.01625879346156,183.9896556361443,207.99105783358863,203.1112342601306,605.2448217292725,697.8550644903422),c(274.4104407276947,218.92440037718438,383.14142232503167,342.8076487738856,755.8250551546712,1008.8556910566904),c(459.1728490264215,347.0184644276646,383.14142232503167,405.3034131616181,1489.72095010176,1195.118938946021),c(642.8419886369901,599.713118054521,354.4058156506543,612.0908688563212,1464.8679018665,1782.5645669046785))
targetgene="Tsc1"
collabel=c("In.vitro_Pool.A..1.8._hEGFRv3.CAR_ET.1.10_rep1_1360..1361..1362..1363..1406..1407..1408..1409","In.vitro_Pool.A..1.8._hEGFRv3.CAR_ET.1.10_rep2_1360..1361..1362..1363..1406..1407..1408..1409","In.vitro_Pool.A..1.8._hEGFRv3.CAR_ET.1.10_rep3_1360..1361..1362..1363..1406..1407..1408..1409.y","In.vitro_Pool.A..1.8._mCD19.CAR_ET.1.10_rep1_1360..1361..1362..1363..1406..1407..1408..1409","In.vitro_Pool.A..1.8._mCD19.CAR_ET.1.10_rep2_1360..1361..1362..1363..1406..1407..1408..1409","In.vitro_Pool.A..1.8._mCD19.CAR_ET.1.10_rep3_1360..1361..1362..1363..1406..1407..1408..1409")

# set up color using RColorBrewer
#library(RColorBrewer)
#colors <- brewer.pal(length(targetgenelist), "Set1")

colors=c( "#E41A1C", "#377EB8", "#4DAF4A", "#984EA3", "#FF7F00",  "#A65628", "#F781BF",
          "#999999", "#66C2A5", "#FC8D62", "#8DA0CB", "#E78AC3", "#A6D854", "#FFD92F", "#E5C494", "#B3B3B3", 
          "#8DD3C7", "#FFFFB3", "#BEBADA", "#FB8072", "#80B1D3", "#FDB462", "#B3DE69", "#FCCDE5",
          "#D9D9D9", "#BC80BD", "#CCEBC5", "#FFED6F")


## code

targetmatvec=unlist(targetmat)+1
yrange=range(targetmatvec[targetmatvec>0]);
# yrange[1]=1; # set the minimum value to 1
for(i in 1:length(targetmat)){
  vali=targetmat[[i]]+1;
  if(i==1){
    plot(1:length(vali),vali,type='b',las=1,pch=20,main=paste('sgRNAs in',targetgene),ylab='Read counts',xlab='Samples',xlim=c(0.7,length(vali)+0.3),ylim = yrange,col=colors[(i %% length(colors))],xaxt='n',log='y')
    axis(1,at=1:length(vali),labels=(collabel),las=2)
    # lines(0:100,rep(1,101),col='black');
  }else{
    lines(1:length(vali),vali,type='b',pch=20,col=colors[(i %% length(colors))])
  }
}




# parameters
# Do not modify the variables beginning with "__"
targetmat=list(c(247.07872352374108,193.30558756708834,336.6171067569921,250.9021129095731,996.3148454311576,1026.5549137068078),c(353.1257862750813,367.9793112722886,424.1922890027136,342.8076487738856,1297.475312281955,1452.1790774358208),c(238.3325740184759,175.8382151965683,350.3007289828861,221.4923414329931,671.0323023520195,629.5866342684609),c(600.2045097988224,730.1361650877373,643.1302446170174,708.5916815138493,1996.2845508969122,1410.8808912522136))
targetgene="Tsc2"
collabel=c("In.vitro_Pool.A..1.8._hEGFRv3.CAR_ET.1.10_rep1_1360..1361..1362..1363..1406..1407..1408..1409","In.vitro_Pool.A..1.8._hEGFRv3.CAR_ET.1.10_rep2_1360..1361..1362..1363..1406..1407..1408..1409","In.vitro_Pool.A..1.8._hEGFRv3.CAR_ET.1.10_rep3_1360..1361..1362..1363..1406..1407..1408..1409.y","In.vitro_Pool.A..1.8._mCD19.CAR_ET.1.10_rep1_1360..1361..1362..1363..1406..1407..1408..1409","In.vitro_Pool.A..1.8._mCD19.CAR_ET.1.10_rep2_1360..1361..1362..1363..1406..1407..1408..1409","In.vitro_Pool.A..1.8._mCD19.CAR_ET.1.10_rep3_1360..1361..1362..1363..1406..1407..1408..1409")

# set up color using RColorBrewer
#library(RColorBrewer)
#colors <- brewer.pal(length(targetgenelist), "Set1")

colors=c( "#E41A1C", "#377EB8", "#4DAF4A", "#984EA3", "#FF7F00",  "#A65628", "#F781BF",
          "#999999", "#66C2A5", "#FC8D62", "#8DA0CB", "#E78AC3", "#A6D854", "#FFD92F", "#E5C494", "#B3B3B3", 
          "#8DD3C7", "#FFFFB3", "#BEBADA", "#FB8072", "#80B1D3", "#FDB462", "#B3DE69", "#FCCDE5",
          "#D9D9D9", "#BC80BD", "#CCEBC5", "#FFED6F")


## code

targetmatvec=unlist(targetmat)+1
yrange=range(targetmatvec[targetmatvec>0]);
# yrange[1]=1; # set the minimum value to 1
for(i in 1:length(targetmat)){
  vali=targetmat[[i]]+1;
  if(i==1){
    plot(1:length(vali),vali,type='b',las=1,pch=20,main=paste('sgRNAs in',targetgene),ylab='Read counts',xlab='Samples',xlim=c(0.7,length(vali)+0.3),ylim = yrange,col=colors[(i %% length(colors))],xaxt='n',log='y')
    axis(1,at=1:length(vali),labels=(collabel),las=2)
    # lines(0:100,rep(1,101),col='black');
  }else{
    lines(1:length(vali),vali,type='b',pch=20,col=colors[(i %% length(colors))])
  }
}




# parameters
# Do not modify the variables beginning with "__"
targetmat=list(c(469.0122672198448,402.9140560133287,305.14477563743594,442.9846828659862,797.4904595490776,831.0206444293206),c(373.89789135008607,330.7155835485126,303.7764134148465,431.0369632036256,619.8642618676607,601.7735701039908),c(526.9555076922265,494.90888383140083,503.5572979128988,442.0656275073431,912.9840366423446,1080.4954017833559),c(919.4389667410011,892.0004823878895,877.1201846798047,810.6068263232362,1803.3079410701876,1741.2663807210713))
targetgene="Nprl3"
collabel=c("In.vitro_Pool.A..1.8._hEGFRv3.CAR_ET.1.10_rep1_1360..1361..1362..1363..1406..1407..1408..1409","In.vitro_Pool.A..1.8._hEGFRv3.CAR_ET.1.10_rep2_1360..1361..1362..1363..1406..1407..1408..1409","In.vitro_Pool.A..1.8._hEGFRv3.CAR_ET.1.10_rep3_1360..1361..1362..1363..1406..1407..1408..1409.y","In.vitro_Pool.A..1.8._mCD19.CAR_ET.1.10_rep1_1360..1361..1362..1363..1406..1407..1408..1409","In.vitro_Pool.A..1.8._mCD19.CAR_ET.1.10_rep2_1360..1361..1362..1363..1406..1407..1408..1409","In.vitro_Pool.A..1.8._mCD19.CAR_ET.1.10_rep3_1360..1361..1362..1363..1406..1407..1408..1409")

# set up color using RColorBrewer
#library(RColorBrewer)
#colors <- brewer.pal(length(targetgenelist), "Set1")

colors=c( "#E41A1C", "#377EB8", "#4DAF4A", "#984EA3", "#FF7F00",  "#A65628", "#F781BF",
          "#999999", "#66C2A5", "#FC8D62", "#8DA0CB", "#E78AC3", "#A6D854", "#FFD92F", "#E5C494", "#B3B3B3", 
          "#8DD3C7", "#FFFFB3", "#BEBADA", "#FB8072", "#80B1D3", "#FDB462", "#B3DE69", "#FCCDE5",
          "#D9D9D9", "#BC80BD", "#CCEBC5", "#FFED6F")


## code

targetmatvec=unlist(targetmat)+1
yrange=range(targetmatvec[targetmatvec>0]);
# yrange[1]=1; # set the minimum value to 1
for(i in 1:length(targetmat)){
  vali=targetmat[[i]]+1;
  if(i==1){
    plot(1:length(vali),vali,type='b',las=1,pch=20,main=paste('sgRNAs in',targetgene),ylab='Read counts',xlab='Samples',xlim=c(0.7,length(vali)+0.3),ylim = yrange,col=colors[(i %% length(colors))],xaxt='n',log='y')
    axis(1,at=1:length(vali),labels=(collabel),las=2)
    # lines(0:100,rep(1,101),col='black');
  }else{
    lines(1:length(vali),vali,type='b',pch=20,col=colors[(i %% length(colors))])
  }
}




# parameters
# Do not modify the variables beginning with "__"
targetmat=list(c(309.39503874875544,344.6894814449286,298.3029645244889,320.7503201664506,607.4377377500307,905.1888155345744),c(380.4575034790349,354.0054133758726,325.6702089762769,513.7519454815068,1006.5484535280292,968.4003249992793),c(263.4777538461133,224.74685783402438,253.14701117903877,242.63061468178498,569.4271933902213,598.4022895992065),c(478.8516854132681,390.1046496082807,441.9809978963758,363.02686666403434,801.1453195836747,739.1532506739494))
targetgene="Med16"
collabel=c("In.vitro_Pool.A..1.8._hEGFRv3.CAR_ET.1.10_rep1_1360..1361..1362..1363..1406..1407..1408..1409","In.vitro_Pool.A..1.8._hEGFRv3.CAR_ET.1.10_rep2_1360..1361..1362..1363..1406..1407..1408..1409","In.vitro_Pool.A..1.8._hEGFRv3.CAR_ET.1.10_rep3_1360..1361..1362..1363..1406..1407..1408..1409.y","In.vitro_Pool.A..1.8._mCD19.CAR_ET.1.10_rep1_1360..1361..1362..1363..1406..1407..1408..1409","In.vitro_Pool.A..1.8._mCD19.CAR_ET.1.10_rep2_1360..1361..1362..1363..1406..1407..1408..1409","In.vitro_Pool.A..1.8._mCD19.CAR_ET.1.10_rep3_1360..1361..1362..1363..1406..1407..1408..1409")

# set up color using RColorBrewer
#library(RColorBrewer)
#colors <- brewer.pal(length(targetgenelist), "Set1")

colors=c( "#E41A1C", "#377EB8", "#4DAF4A", "#984EA3", "#FF7F00",  "#A65628", "#F781BF",
          "#999999", "#66C2A5", "#FC8D62", "#8DA0CB", "#E78AC3", "#A6D854", "#FFD92F", "#E5C494", "#B3B3B3", 
          "#8DD3C7", "#FFFFB3", "#BEBADA", "#FB8072", "#80B1D3", "#FDB462", "#B3DE69", "#FCCDE5",
          "#D9D9D9", "#BC80BD", "#CCEBC5", "#FFED6F")


## code

targetmatvec=unlist(targetmat)+1
yrange=range(targetmatvec[targetmatvec>0]);
# yrange[1]=1; # set the minimum value to 1
for(i in 1:length(targetmat)){
  vali=targetmat[[i]]+1;
  if(i==1){
    plot(1:length(vali),vali,type='b',las=1,pch=20,main=paste('sgRNAs in',targetgene),ylab='Read counts',xlab='Samples',xlim=c(0.7,length(vali)+0.3),ylim = yrange,col=colors[(i %% length(colors))],xaxt='n',log='y')
    axis(1,at=1:length(vali),labels=(collabel),las=2)
    # lines(0:100,rep(1,101),col='black');
  }else{
    lines(1:length(vali),vali,type='b',pch=20,col=colors[(i %% length(colors))])
  }
}




# parameters
# Do not modify the variables beginning with "__"
targetmat=list(c(283.1565902329599,146.72592791236826,164.20346671072787,200.35406818420122,274.1145025947792,512.4346367272078),c(587.0852855409246,670.7470990279692,648.603693507375,715.9441243829943,1160.0525749811056,1378.0109063305672),c(414.3488328119375,468.12557952993683,493.978762354773,543.1617169580868,702.4640986495542,687.7412229759894),c(844.003427258089,1099.2799678513938,1408.0447270444913,967.7652926512105,2304.023765809984,2213.245651390868))
targetgene="Nprl2"
collabel=c("In.vitro_Pool.A..1.8._hEGFRv3.CAR_ET.1.10_rep1_1360..1361..1362..1363..1406..1407..1408..1409","In.vitro_Pool.A..1.8._hEGFRv3.CAR_ET.1.10_rep2_1360..1361..1362..1363..1406..1407..1408..1409","In.vitro_Pool.A..1.8._hEGFRv3.CAR_ET.1.10_rep3_1360..1361..1362..1363..1406..1407..1408..1409.y","In.vitro_Pool.A..1.8._mCD19.CAR_ET.1.10_rep1_1360..1361..1362..1363..1406..1407..1408..1409","In.vitro_Pool.A..1.8._mCD19.CAR_ET.1.10_rep2_1360..1361..1362..1363..1406..1407..1408..1409","In.vitro_Pool.A..1.8._mCD19.CAR_ET.1.10_rep3_1360..1361..1362..1363..1406..1407..1408..1409")

# set up color using RColorBrewer
#library(RColorBrewer)
#colors <- brewer.pal(length(targetgenelist), "Set1")

colors=c( "#E41A1C", "#377EB8", "#4DAF4A", "#984EA3", "#FF7F00",  "#A65628", "#F781BF",
          "#999999", "#66C2A5", "#FC8D62", "#8DA0CB", "#E78AC3", "#A6D854", "#FFD92F", "#E5C494", "#B3B3B3", 
          "#8DD3C7", "#FFFFB3", "#BEBADA", "#FB8072", "#80B1D3", "#FDB462", "#B3DE69", "#FCCDE5",
          "#D9D9D9", "#BC80BD", "#CCEBC5", "#FFED6F")


## code

targetmatvec=unlist(targetmat)+1
yrange=range(targetmatvec[targetmatvec>0]);
# yrange[1]=1; # set the minimum value to 1
for(i in 1:length(targetmat)){
  vali=targetmat[[i]]+1;
  if(i==1){
    plot(1:length(vali),vali,type='b',las=1,pch=20,main=paste('sgRNAs in',targetgene),ylab='Read counts',xlab='Samples',xlim=c(0.7,length(vali)+0.3),ylim = yrange,col=colors[(i %% length(colors))],xaxt='n',log='y')
    axis(1,at=1:length(vali),labels=(collabel),las=2)
    # lines(0:100,rep(1,101),col='black');
  }else{
    lines(1:length(vali),vali,type='b',pch=20,col=colors[(i %% length(colors))])
  }
}



dev.off()
Sweave("invitro.poolA_mCD19.CAR_ET.1.10_v_hEGFRv3.CAR_ET.1.10_summary.Rnw");
library(tools);

texi2dvi("invitro.poolA_mCD19.CAR_ET.1.10_v_hEGFRv3.CAR_ET.1.10_summary.tex",pdf=TRUE);
